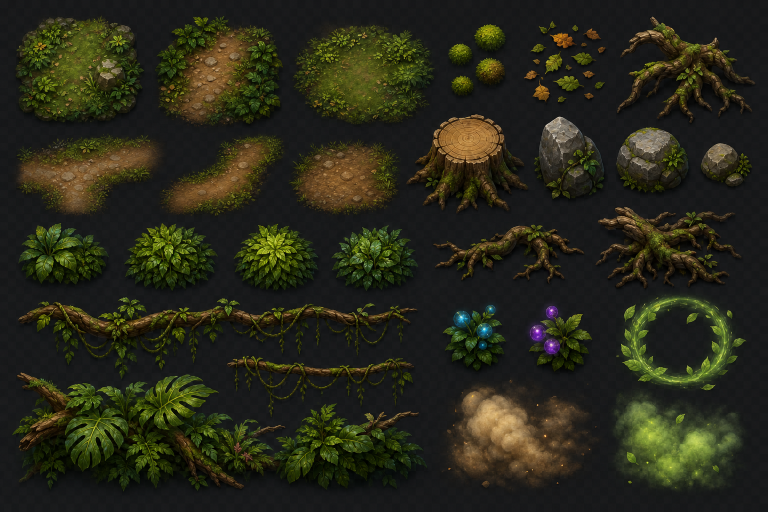
#> input picture assets/generated/forest_25d/_ai_source/20260502_151253_1.png, 1536 x 1024 px, given in place of parallax_sky_px.png, which was not available (shown at 1/2 size)
$ python normalize_scene_art.py
#> lines starting #> are read from the running program, lines starting #| are printed output that depends on the picture; pictures that were not available may be replaced by others from this repository, and a replacement may not be noted
#!/usr/bin/env python3
"""Rebuild the in-game derivatives without touching source artwork.

Run from any directory: python tools/normalize_scene_art.py [--check]
All colour edits preserve source alpha. Only the explicitly selected moon is
masked; opaque cathedral plates are assembled on a continuous wall, not keyed.
Animation frames share one canvas size and nearest-neighbour reduction.
"""
from __future__ import annotations

import argparse
from pathlib import Path

from PIL import Image, ImageEnhance

ROOT = Path(__file__).resolve().parents[1]
ENV = ROOT / "assets/env"
OUT = ENV / "normalized"


def grade(image: Image.Image, saturation: float, brightness: float = 1.0) -> Image.Image:
    image = image.convert("RGBA")
    rgb = ImageEnhance.Color(image.convert("RGB")).enhance(saturation)
    rgb = ImageEnhance.Brightness(rgb).enhance(brightness)
    result = rgb.convert("RGBA")
    result.putalpha(image.getchannel("A"))
    return result


def outputs() -> dict[Path, Image.Image]:
    result = {}
    for source in sorted(ENV.glob("parallax_*_px.png")):
        result[OUT / source.name] = grade(Image.open(source), 0.38, 0.88)

    # Moon source is already the project's approved pixel plate. Crop its
    # authored disk, retain interior source colours/texture, reduce offline.
    sky = Image.open(ENV / "parallax_sky_px.png").convert("RGBA")
    best = (0, 0, 0)
    for y in range(sky.height):
        start = None
        for x in range(sky.width + 1):
            r, g, b, a = sky.getpixel((min(x, sky.width - 1), y))
            is_moon = x < sky.width and a > 0 and r > 150 and b > 70 and r >= g + 12
            if is_moon and start is None:
                start = x
            elif not is_moon and start is not None:
                if x - start > best[0]:
                    best = (x - start, start, y)
                start = None
#> after the loop, best = (100, 943, 852)
    width, left, cy = best
#> width = 100; left = 943; cy = 852
    if width < 40:
        raise ValueError("Authored moon disk was not found; do not replace it with invented art")
    cx = left + (width - 1) / 2
#> cx = 992.5
    radius = width / 2
#> radius = 50
    box = (int(cx - radius), int(cy - radius), int(cx + radius), int(cy + radius))
#> box = (942, 802, 1042, 902)
    moon = sky.crop(box)
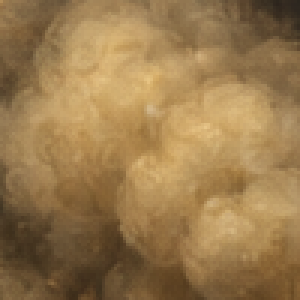
#> moon: PIL image 100x100 RGBA (shown 3 times larger); mean R, G, B, A 152.9, 121.8, 77.3, 255
    for y in range(moon.height):
        for x in range(moon.width):
            if (x - moon.width / 2) ** 2 + (y - moon.height / 2) ** 2 > (radius - 1) ** 2:
                moon.putpixel((x, y), (0, 0, 0, 0))
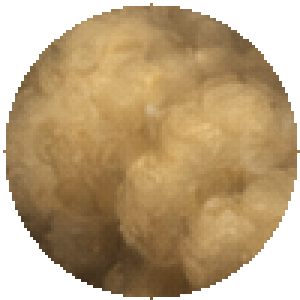
#> moon: PIL image 100x100 RGBA (shown 3 times larger); mean R, G, B, A 124.1, 99.3, 62.9, 191.9; transparent parts drawn white
    result[OUT / "moon.png"] = grade(moon.resize((56, 56), Image.Resampling.NEAREST), 0.16, 0.78)
#> in grade, `rgb = ImageEnhance.Color(image.convert("RGB")).enhance(saturation)`:
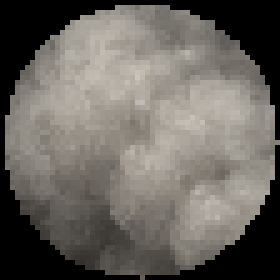
#> rgb: PIL image 56x56 RGB (shown 5 times larger); mean R, G, B 105.4, 101.6, 95.7
#> in grade, `result.putalpha(image.getchannel("A"))`:
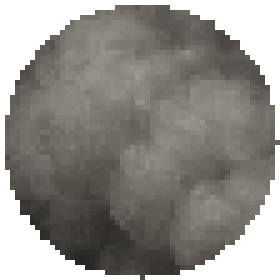
#> result: PIL image 56x56 RGBA (shown 5 times larger); mean R, G, B, A 81.8, 78.9, 74.2, 191.7; transparent parts drawn white

    # These are opaque room-background plates. Their shared background colour
    # is retained across the entire building rather than removed by colour key.
    wall = Image.new("RGBA", (464, 192), (39, 38, 56, 255))
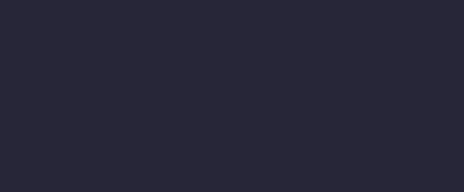
#> wall: PIL image 464x192 RGBA; mean R, G, B, A 39, 38, 56, 255
    for source, position in [
        ("column_big.png", (26, 2)),
        ("bg_column_skulls.png", (116, 0)),
        ("column_big.png", (246, 2)),
        ("bg_altar.png", (300, 0)),
    ]:
        wall.alpha_composite(Image.open(ENV / source).convert("RGBA"), position)
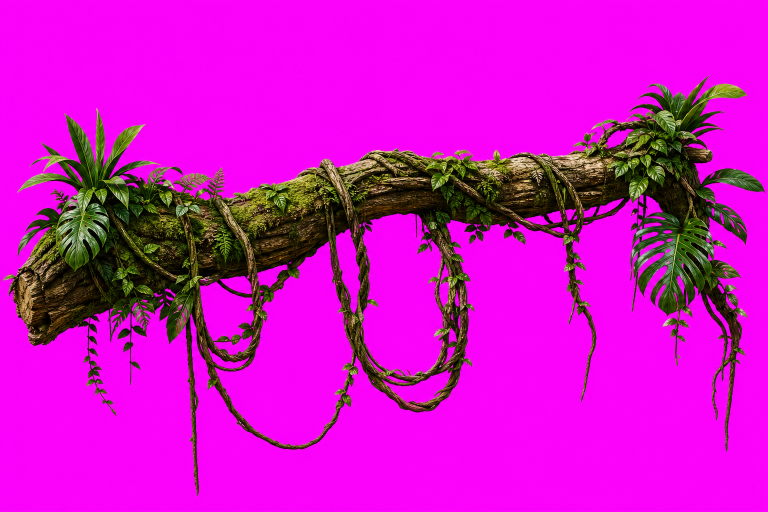
#> input picture assets/generated/forest_25d/_ai_source/foreground_branch_ai_20260502.png, 1536 x 1024 px, given in place of column_big.png, which was not available (shown at 1/2 size)
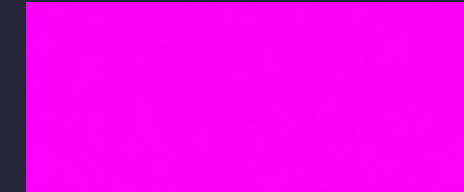
#> wall: PIL image 464x192 RGBA; mean R, G, B, A 236.3, 4.2, 236.9, 255
    result[OUT / "cathedral_wall.png"] = grade(wall, 0.55, 0.92)

    prop_source = ROOT / "assets/external/gothicvania_cemetery/PNG/Environment/sliced-objects"
    sign = Image.open(ROOT / "assets/kenney_clean/interactables/sign.png").convert("RGBA")
    result[OUT / "props" / "waymark_sign.png"] = sign.resize((35, 35), Image.Resampling.NEAREST)
    for name, scales in {
        "tree-1": (48,), "tree-2": (44, 46), "tree-3": (38,),
        "bush-large": (42, 50, 62, 65), "bush-small": (70,),
    }.items():
        original = Image.open(prop_source / f"{name}.png").convert("RGBA")
        for percent in scales:
            size = tuple(max(1, round(d * percent / 100)) for d in original.size)
            result[OUT / "props" / f"{name}_{percent}.png"] = original.resize(size, Image.Resampling.NEAREST)

    for source in sorted((ROOT / "assets/characters/flying_demon").glob("*/*.png")):
        original = Image.open(source).convert("RGBA")
        size = tuple(max(1, round(d * 0.45)) for d in original.size)
        result[ROOT / "assets/characters/flying_demon_px" / source.parent.name / source.name] = original.resize(size, Image.Resampling.NEAREST)
    return result


def main() -> None:
    parser = argparse.ArgumentParser(description=__doc__)
    parser.add_argument("--check", action="store_true", help="Verify derivatives without writing")
    args = parser.parse_args()
    generated = outputs()
    for destination, image in generated.items():
        if args.check:
            if not destination.exists():
                raise SystemExit(f"Missing derivative: {destination.relative_to(ROOT)}")
            stored = Image.open(destination).convert("RGBA")
            if stored.size != image.size or stored.tobytes() != image.tobytes():
                raise SystemExit(f"Stale derivative: {destination.relative_to(ROOT)}")
        else:
            destination.parent.mkdir(parents=True, exist_ok=True)
            image.save(destination, optimize=True)
    print(f"{'Verified' if args.check else 'Generated'} {len(generated)} scene derivatives; source artwork unchanged")


if __name__ == "__main__":
#> (the run stopped early here; a loop or call above may not have finished)
